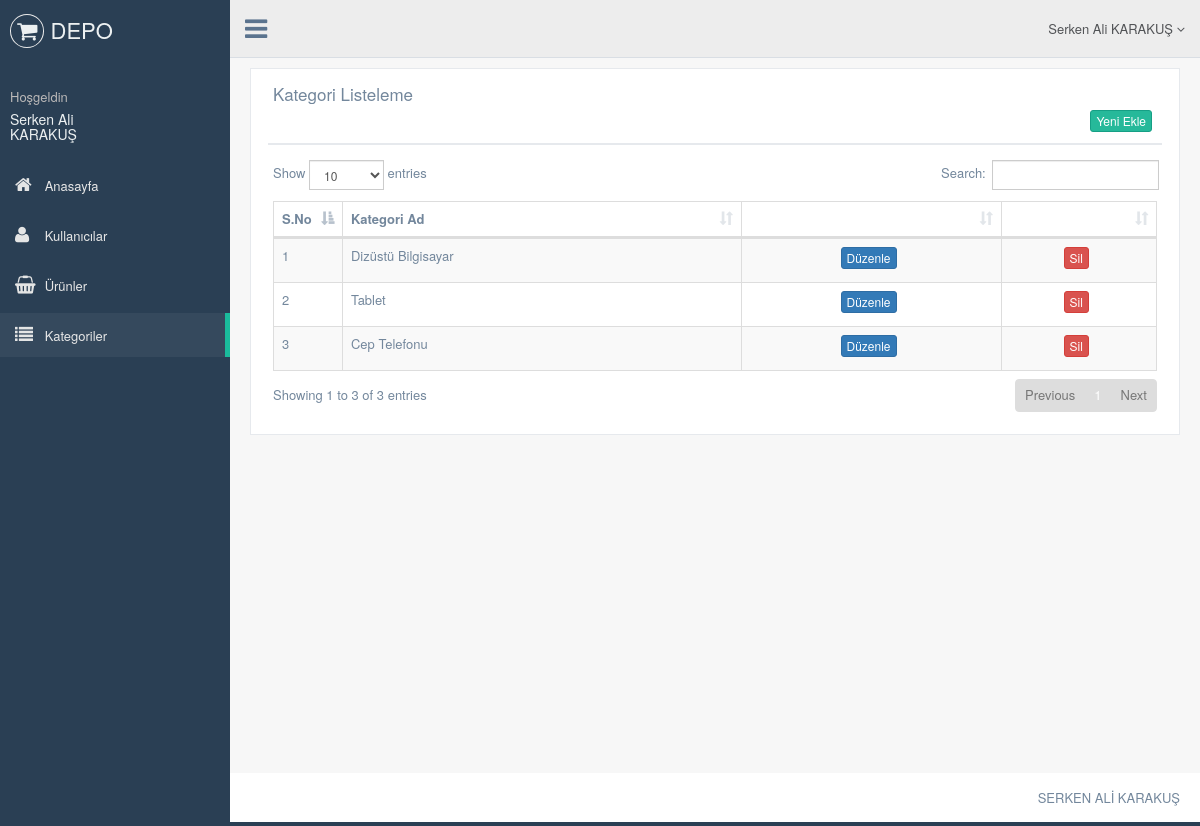
Page /kategori.php (signed in) on the earlier database version.
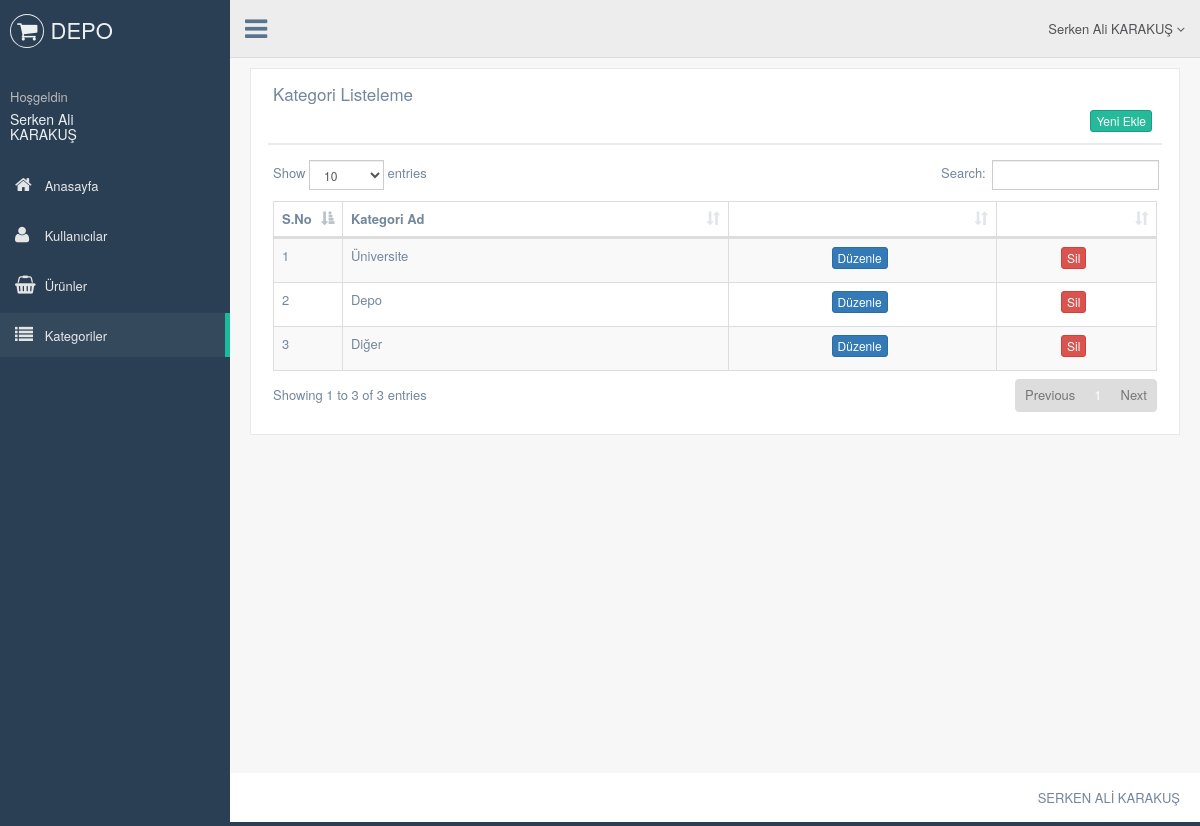
Same page on the later database version.
### tables this page shows
CREATE TABLE `kategori` (
  `kategori_id` int(11) NOT NULL,
  `kategori_ad` varchar(100) NOT NULL,
  `kategori_order` int(11) NOT NULL
);

### kategori.php (the view, shortened to what this page needs)
<?php
include 'header.php';
$kategorisor = $db->prepare("SELECT * FROM kategori order by kategori_id ASC");
$kategorisor->execute();
?>
<div class="right_col" role="main">
  <div class="">
    <div class="row">
      <div class="col-md-12 col-sm-12 col-xs-12">
        <div class="x_panel">
          <div class="x_title">
            <h2>Kategori Listeleme</h2>
            <div class="clearfix"></div>
            <div align="right">
              <a href="kategori-ekle.php"><button class="btn btn-success btn-xs"> Yeni Ekle</button></a>
            </div>
          </div>
          <div class="x_content">
            <table id="datatable-responsive" class="table table-striped table-bordered dt-responsive nowrap" cellspacing="0" width="100%">
              <thead>
                <tr>
                  <th>S.No</th>
                  <th>Kategori Ad</th>
                  <th></th>
                  <th></th>
                </tr>
              </thead>
              <tbody>
                <?php
                $say = 0;
                while ($kategoricek = $kategorisor->fetch(PDO::FETCH_ASSOC)) {
                  $say++ ?>
                  <tr>
                    <td width="20"><?php echo $say ?></td>
                    <td><?php echo $kategoricek['kategori_ad'] ?></td>
                    <td>
                      <center><a href="kategori-duzenle.php?kategori_id=<?php echo $kategoricek['kategori_id']; ?>"><button class="btn btn-primary btn-xs">Düzenle</button></a></center>
                    </td>
                    <td>
                      <center><a href="admin/connect/islem.php?kategori_id=<?php echo $kategoricek['kategori_id']; ?>&kategorisil=ok"><button class="btn btn-danger btn-xs">Sil</button></a></center>
                    </td>
                  </tr>
                <?php  }
                ?>
              </tbody>
            </table>
          </div>
        </div>
      </div>
    </div>
  </div>
</div>
<?php include 'footer.php'; ?>

Differences in the rows shown:
changed kategori: kategori_ad "Dizüstü Bilgisayar" → "Üniversite"
changed kategori: kategori_ad "Tablet" → "Depo"
changed kategori: kategori_ad "Cep Telefonu" → "Diğer"
